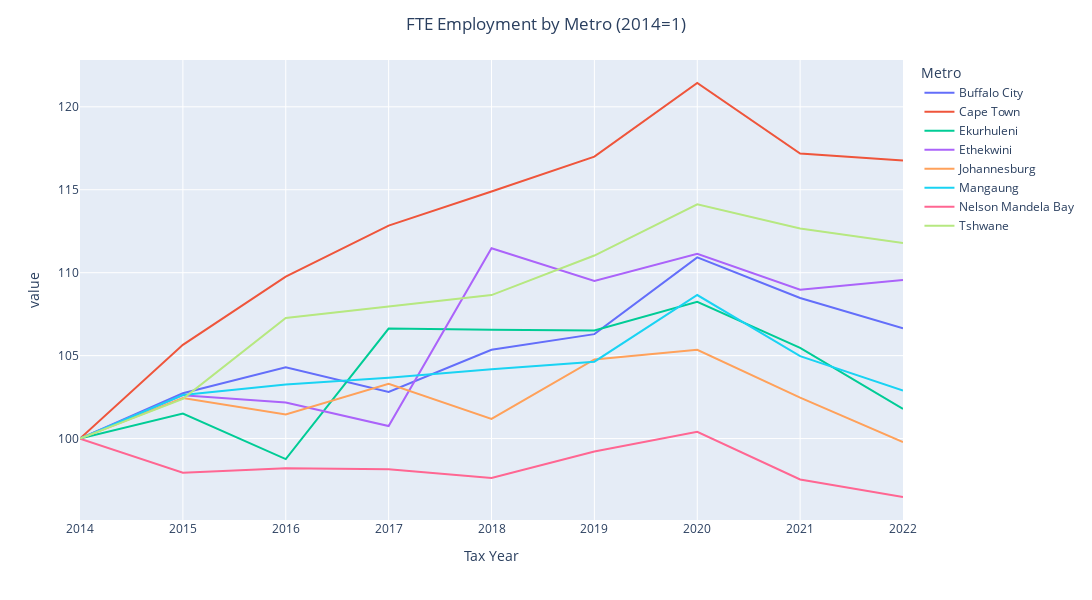

Notebook cell for this chart:
### Code cell
import pandas as pd
import plotly.express as px
df = pd.read_csv('Data/Municipal_MedianIncome.csv')
# df.FTE = df.FTE.str.replace("<10","0").astype('float')
df.dropna(inplace=True)
df = df[df.CAT_B.str.len() == 3]
metros = {"CPT":"Cape Town",
          "ETH":"Ethekwini",
          "JHB":"Johannesburg",
          "NMA":"Nelson Mandela Bay",
            "TSH":"Tshwane",
            "BUF":"Buffalo City",
            "EKU":"Ekurhuleni",
            "MAN":"Mangaung"}
df['Metro'] = df.CAT_B.map(metros)

df = df.pivot(index='TaxYear',columns='Metro',values='FTE')

df = (df / df.iloc[0]) * 100.

fig = px.line(df)
fig.update_layout(title="FTE Employment by Metro (2014=1)",
                  title_x=0.5,
                  height=600,
                  width=1200)

fig.update_layout(
    xaxis_title="Metro",
    # yaxis_title="ZAR",
    # showlegend=False
    )

fig.update_layout(
    xaxis_title="Tax Year",
    # yaxis_title="ZAR",
    showlegend=True
)
# fig.show()
fig.show()

### Figure 1 — Plotly figure (JSON) as saved in the notebook; plotly's stock layout.template omitted (floating-point values rounded to 4 significant figures)
{"data": [{"hovertemplate": "Metro=Buffalo City<br>TaxYear=%{x}<br>value=%{y}<extra></extra>", "legendgroup": "Buffalo City", "line": {"color": "#636efa", "dash": "solid"}, "marker": {"symbol": "circle"}, "mode": "lines", "name": "Buffalo City", "orientation": "v", "showlegend": true, "type": "scatter", "x": [2014, 2015, 2016, 2017, 2018, 2019, 2020, 2021, 2022], "xaxis": "x", "y": [100, 102.7, 104.3, 102.8, 105.4, 106.3, 110.9, 108.5, 106.6], "yaxis": "y"}, {"hovertemplate": "Metro=Cape Town<br>TaxYear=%{x}<br>value=%{y}<extra></extra>", "legendgroup": "Cape Town", "line": {"color": "#EF553B", "dash": "solid"}, "marker": {"symbol": "circle"}, "mode": "lines", "name": "Cape Town", "orientation": "v", "showlegend": true, "type": "scatter", "x": [2014, 2015, 2016, 2017, 2018, 2019, 2020, 2021, 2022], "xaxis": "x", "y": [100, 105.6, 109.8, 112.8, 114.9, 117.0, 121.4, 117.2, 116.8], "yaxis": "y"}, {"hovertemplate": "Metro=Ekurhuleni<br>TaxYear=%{x}<br>value=%{y}<extra></extra>", "legendgroup": "Ekurhuleni", "line": {"color": "#00cc96", "dash": "solid"}, "marker": {"symbol": "circle"}, "mode": "lines", "name": "Ekurhuleni", "orientation": "v", "showlegend": true, "type": "scatter", "x": [2014, 2015, 2016, 2017, 2018, 2019, 2020, 2021, 2022], "xaxis": "x", "y": [100, 101.5, 98.77, 106.6, 106.6, 106.5, 108.2, 105.5, 101.8], "yaxis": "y"}, {"hovertemplate": "Metro=Ethekwini<br>TaxYear=%{x}<br>value=%{y}<extra></extra>", "legendgroup": "Ethekwini", "line": {"color": "#ab63fa", "dash": "solid"}, "marker": {"symbol": "circle"}, "mode": "lines", "name": "Ethekwini", "orientation": "v", "showlegend": true, "type": "scatter", "x": [2014, 2015, 2016, 2017, 2018, 2019, 2020, 2021, 2022], "xaxis": "x", "y": [100, 102.6, 102.2, 100.8, 111.5, 109.5, 111.1, 109.0, 109.6], "yaxis": "y"}, {"hovertemplate": "Metro=Johannesburg<br>TaxYear=%{x}<br>value=%{y}<extra></extra>", "legendgroup": "Johannesburg", "line": {"color": "#FFA15A", "dash": "solid"}, "marker": {"symbol": "circle"}, "mode": "lines", "name": "Johannesburg", "orientation": "v", "showlegend": true, "type": "scatter", "x": [2014, 2015, 2016, 2017, 2018, 2019, 2020, 2021, 2022], "xaxis": "x", "y": [100, 102.4, 101.5, 103.3, 101.2, 104.8, 105.4, 102.5, 99.79], "yaxis": "y"}, {"hovertemplate": "Metro=Mangaung<br>TaxYear=%{x}<br>value=%{y}<extra></extra>", "legendgroup": "Mangaung", "line": {"color": "#19d3f3", "dash": "solid"}, "marker": {"symbol": "circle"}, "mode": "lines", "name": "Mangaung", "orientation": "v", "showlegend": true, "type": "scatter", "x": [2014, 2015, 2016, 2017, 2018, 2019, 2020, 2021, 2022], "xaxis": "x", "y": [100, 102.6, 103.3, 103.7, 104.2, 104.6, 108.7, 105.0, 102.9], "yaxis": "y"}, {"hovertemplate": "Metro=Nelson Mandela Bay<br>TaxYear=%{x}<br>value=%{y}<extra></extra>", "legendgroup": "Nelson Mandela Bay", "line": {"color": "#FF6692", "dash": "solid"}, "marker": {"symbol": "circle"}, "mode": "lines", "name": "Nelson Mandela Bay", "orientation": "v", "showlegend": true, "type": "scatter", "x": [2014, 2015, 2016, 2017, 2018, 2019, 2020, 2021, 2022], "xaxis": "x", "y": [100, 97.94, 98.21, 98.15, 97.62, 99.23, 100.4, 97.54, 96.48], "yaxis": "y"}, {"hovertemplate": "Metro=Tshwane<br>TaxYear=%{x}<br>value=%{y}<extra></extra>", "legendgroup": "Tshwane", "line": {"color": "#B6E880", "dash": "solid"}, "marker": {"symbol": "circle"}, "mode": "lines", "name": "Tshwane", "orientation": "v", "showlegend": true, "type": "scatter", "x": [2014, 2015, 2016, 2017, 2018, 2019, 2020, 2021, 2022], "xaxis": "x", "y": [100, 102.4, 107.3, 107.9, 108.7, 111.0, 114.1, 112.7, 111.8], "yaxis": "y"}], "layout": {"height": 600, "legend": {"title": {"text": "Metro"}, "tracegroupgap": 0}, "margin": {"t": 60}, "showlegend": true, "title": {"text": "FTE Employment by Metro (2014=1)", "x": 0.5}, "width": 1200, "xaxis": {"anchor": "y", "domain": [0, 1], "title": {"text": "Tax Year"}}, "yaxis": {"anchor": "x", "domain": [0, 1], "title": {"text": "value"}}}}
